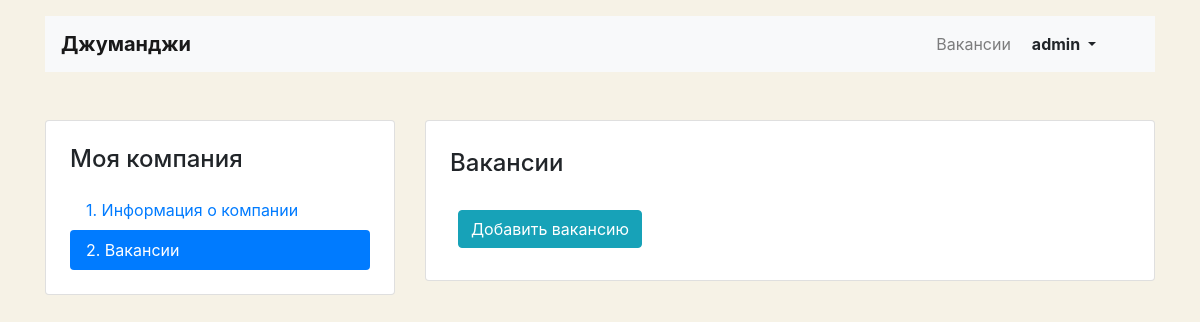
/mycompany/vacancies/ (signed in), run on an earlier commit of the app's database.
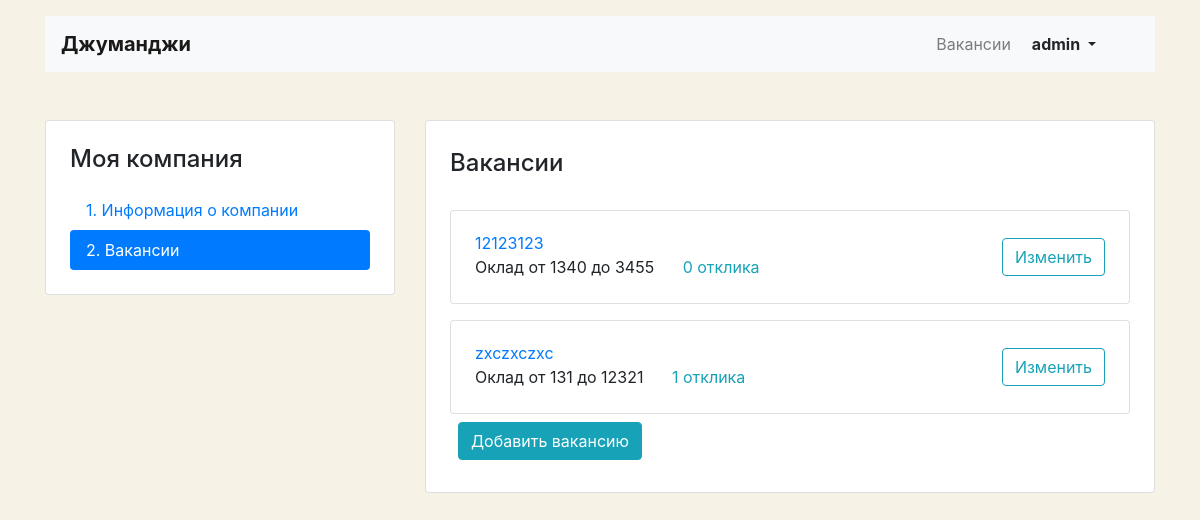
And on a later commit of the database.
### step_job/models.py (models this page shows, shortened)
class Vacancy(models.Model):
    title = models.CharField(_("Название вакансии"), max_length=64)
    specialty = models.ForeignKey(Specialty, on_delete=models.CASCADE,
                                  related_name="vacancies", verbose_name=_("Специальность"))
    company = models.ForeignKey(Company, on_delete=models.CASCADE,
                                related_name="vacancies", verbose_name=_("Компания"))
    skills = models.CharField(_("Навыки"), max_length=512)
    description = models.TextField(_("Описание"), max_length=2056)
    salary_min = models.PositiveIntegerField(_("Зарплато от"))
    salary_max = models.PositiveIntegerField(_("Зарплата до"))
    published_at = models.DateTimeField(_("Дата публикации"), auto_now_add=True, blank=True)
    class Meta:
        verbose_name = _("Вакансия")
        verbose_name_plural = _("Вакансии")

### step_job/views/views.py (the view)
# urls.py: path('mycompany/vacancies/', ListMyVacanciesView.as_view(), name="list_my_vacancies"),
class ListMyVacanciesView(LoginRequiredMixin, ListView):
    model = Vacancy
    context_object_name = "vacancies"
    template_name = "vacancy/vacancy-list.html"
    def get_queryset(self):
        return self.model.objects.filter(company__owner=self.request.user).select_related("company")
    def get_context_data(self, **kwargs):
        context = super().get_context_data(**kwargs)
        context["vacancies_title"] = "Мои вакансии"
        return context

### templates/vacancy/vacancy-list.html
{% extends "company/company_base.html" %}
{% load crispy_forms_filters %}
{% block container %}
  <main class="container mt-3 pb-5">
    <div class="row mt-5">
      <div class="col-12 col-lg-4">
        <aside class="pt-3 pb-4 px-4 mb-5 card">
          <h1 class="h4 pt-2 pb-2">Моя компания</h1>
          <div class="nav flex-column nav-pills" id="v-pills-tab" role="tablist" aria-orientation="vertical">
            <a class="nav-link {% if vacancies not in request.path  %}active{% endif %}"
               href="{% url 'my_company' %}">1. Информация о компании </a>
              <a class="nav-link {% if 'vacancies' in request.path %}active{% endif %}"
              href="{% url 'list_my_vacancies' %}">2. Вакансии</a>
          </div>
        </aside>
      </div>
      <div class="col-12 col-lg-8">
        <div class="card">
          <div class="card-body px-4 pb-4">
            <section class="tab-pane fade show active">
              <h2 class="h4 pt-2 pb-3">Вакансии</h2>
                {% for vacancy in vacancies %}
                  <div class="card mt-3">
                    <div class="card-body px-4">
                      <div class="row align-items-center">
                        <div class="col-6 col-lg-8">
                          <a href="{% url 'vacancy' vacancy.id %}" class="mb-1">{{ vacancy.title }}</a>
                          <p class="mb-1">
                            <span class="mr-4">Оклад от {{ vacancy.salary_min }} до {{ vacancy.salary_max }}</span>
                              <a href="{% url 'vacancy' vacancy.id %}" class="text-info">
                                  {{ vacancy.applications.count }} отклика
                              </a>
                          </p>
                        </div>
                        <div class="col-6 col-lg-4 text-right">
                          <a href="{% url 'my_vacancy_edit' vacancy.id %}" class="btn btn-outline-info">Изменить</a>
                        </div>
                      </div>
                    </div>
                  </div>
                {% endfor %}
                <div>
                    <a href="{% url 'my_vacancy_create' %}" class="btn btn-info m-2">Добавить вакансию</a>
                </div>
            </section>
          </div>
        </div>
      </div>
    </div>
  </main>
{% endblock container %}

What changed in the data, as far as the page shows it:
added Vacancy: title "12123123", salary_min "1340", salary_max "3455", applications.count "0"
added Vacancy: title "zxczxczxc", salary_min "131", salary_max "12321", applications.count "1"
